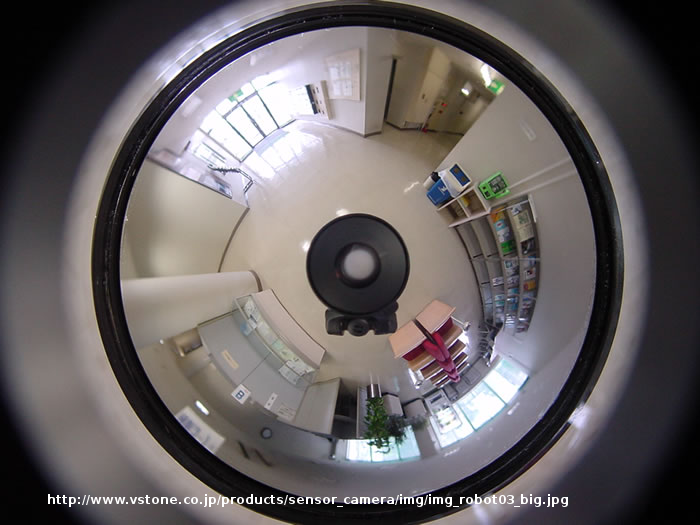
//> input picture bin/test.png, 700 x 525 px
$ ./main   (built with g++ and OpenCV 4)
//> lines starting //> are read from the running program, lines starting //| are printed output that depends on the picture; after the words box and inside, x2 and y2 are one past the last pixel; in counts of white or black regions, pixels touching at a corner belong together
### src/VstoneCameraUndistortion/FPSCounter.h
#pragma once

class FPSCounter
{
public:
	FPSCounter(void);
	virtual ~FPSCounter(void);

	void clear();
	void check();

protected:
	DWORD st_;
	int count_;

	float fps_;
	float t_;
	int check_count_;
};

### src/VstoneCameraUndistortion/VstoneCameraUndistortion.h
#pragma once

#define _USE_MATH_DEFINES
#include <math.h>
#include <opencv2/core/core.hpp>

class VstoneCameraUndistortionParam {
public:
	VstoneCameraUndistortionParam();
	virtual ~VstoneCameraUndistortionParam();

	void copyParams(VstoneCameraUndistortionParam &dst) const;

	cv::Size input_size() const;
	void input_size(const cv::Size &val);

	cv::Size output_size() const;
	void output_size(const cv::Size &val);

	cv::Point center() const;
	void center(const cv::Point &val);

	float r1() const;
	void r1(const float &val);

	float r2() const;
	void r2(const float &val);

	float offset_th() const;
	void offset_th(const float &val);

	cv::Point2f convert_polar_(const cv::Point &src) const;
	cv::Point2f convert_polar_(const int &x, const int &y) const;

protected:
	cv::Size input_size_;
	cv::Size output_size_;
	cv::Point center_;
	float r1_;
	float r2_;
	float offset_th_;
};

class VstoneCameraUndistortion : public VstoneCameraUndistortionParam
{
public:
	VstoneCameraUndistortion();
	~VstoneCameraUndistortion();

	bool undistortion(const cv::Mat &src, cv::Mat &dst);
	bool debug_draw(cv::Mat &canvas);
};

class VstoneCameraUndistortionPLB : public cv::ParallelLoopBody, public VstoneCameraUndistortionParam
{
public:
	VstoneCameraUndistortionPLB(const cv::Mat &src, cv::Mat &dst);
	void operator ()(const cv::Range& range) const;

private:
	const cv::Mat &src_;
	cv::Mat &dst_;
};

### src/VstoneCameraUndistortion/stdafx.h
#pragma once

#include <SDKDDKVer.h>
#define WIN32_LEAN_AND_MEAN
#include <Windows.h>

#include <stdio.h>
#include <stdlib.h>

// opencv
#include <opencv2/core/core.hpp>
#include <opencv2/imgproc/imgproc.hpp>
#include <opencv2/highgui/highgui.hpp>
#if _DEBUG
	#pragma comment(lib, "opencv_core248d.lib")
	#pragma comment(lib, "opencv_imgproc248d.lib")
	#pragma comment(lib, "opencv_highgui248d.lib")
#else
	#pragma comment(lib, "opencv_core248.lib")
	#pragma comment(lib, "opencv_imgproc248.lib")
	#pragma comment(lib, "opencv_highgui248.lib")
#endif

### src/VstoneCameraUndistortion/FPSCounter.cpp
#include "StdAfx.h"
#include "FPSCounter.h"

FPSCounter::FPSCounter()
{
	clear();
	check_count_ = 30;
}

FPSCounter::~FPSCounter()
{
}

void FPSCounter::clear()
{
	st_ = ::GetTickCount();
	count_ = 0;

	fps_ = 0.0f;
	t_ = 0.0f;
}

// [13 lines left out: function check, not called in this run]

### src/VstoneCameraUndistortion/VstoneCameraUndistortion.cpp
#include "StdAfx.h"
#include "VstoneCameraUndistortion.h"


VstoneCameraUndistortionParam::VstoneCameraUndistortionParam()
	: input_size_(640, 480), output_size_(720, 360),
	center_(320, 240), r1_(100.0f), r2_(200.0f), offset_th_(0.0f)
{

}

VstoneCameraUndistortionParam::~VstoneCameraUndistortionParam()
{

}

void VstoneCameraUndistortionParam::copyParams(VstoneCameraUndistortionParam &dst) const
{
	dst.input_size(input_size());
	dst.output_size(output_size());
	dst.center(center());
	dst.r1(r1());
	dst.r2(r2());
	dst.offset_th(offset_th());
}

cv::Point VstoneCameraUndistortionParam::center() const
{
	return center_;
}

void VstoneCameraUndistortionParam::center(const cv::Point &val)
{
	center_ = val;
}

cv::Size VstoneCameraUndistortionParam::input_size() const
{
	return input_size_;
}

void VstoneCameraUndistortionParam::input_size(const cv::Size &val)
{
	input_size_ = val;
}

cv::Size VstoneCameraUndistortionParam::output_size() const
{
	return output_size_;
}

void VstoneCameraUndistortionParam::output_size(const cv::Size &val)
{
	output_size_ = val;
}

float VstoneCameraUndistortionParam::r1() const
{
	return r1_;
}

void VstoneCameraUndistortionParam::r1(const float &val)
{
	if (val <= 0.0f) return;
	r1_ = val;
}

float VstoneCameraUndistortionParam::r2() const
{
	return r2_;
}

void VstoneCameraUndistortionParam::r2(const float &val)
{
	if (val <= 0.0f) return;
	r2_ = val;
}

float VstoneCameraUndistortionParam::offset_th() const
{
	return offset_th_;
}

void VstoneCameraUndistortionParam::offset_th(const float &val)
{
	offset_th_ = val;
}

cv::Point2f VstoneCameraUndistortionParam::convert_polar_(const cv::Point &src) const
{
	// normalized coordinate
	cv::Point2f n;
	n.x = src.x / (float)output_size_.width;  //[0.0, 1.0]
	n.y = src.y / (float)output_size_.height; //[0.0, 1.0]

	// polar coordinate
	float r_range = r2_ - r1_;
	float r =  r1_ + r_range * (1.0f - n.y);  // [r1_, r2_]
	float th = (2 * (float)M_PI) * (1.0f - n.x) + offset_th_;     // [0,M_PI]

	//
	cv::Point2f result;
	result.x =  r * sin(th) + center_.x;
	result.y =  r * cos(th) + center_.y;

	return result;
}

cv::Point2f VstoneCameraUndistortionParam::convert_polar_(const int &x, const int &y) const
{
	return convert_polar_(cv::Point(x, y));
}

VstoneCameraUndistortion::VstoneCameraUndistortion()
	: VstoneCameraUndistortionParam()
{
}

VstoneCameraUndistortion::~VstoneCameraUndistortion()
{

}

bool VstoneCameraUndistortion::undistortion(const cv::Mat &src, cv::Mat &dst)
{
	if (src.empty()) {
		printf("error : VstoneCameraUndistortion::undistortion() src image is null...\n");
		return false;
	}
	if (dst.empty()) {
		printf("error : VstoneCameraUndistortion::undistortion() dst image is null...\n");
		return false;
	}

	VstoneCameraUndistortionPLB body(src, dst);
	copyParams(body);
	cv::parallel_for_(cv::Range(0, dst.rows), body);

	return true;
}

bool VstoneCameraUndistortion::debug_draw(cv::Mat &canvas)
{
	if (canvas.empty()) {
		printf("error : VstoneCameraUndistortion::debug_draw() canvas image is null...\n");
		return false;
	}

	cv::circle(canvas, center_, 3, CV_RGB(0, 255, 0), CV_FILLED);
	cv::circle(canvas, center_, (int)r1_, CV_RGB(0, 255, 255), 2);
	cv::circle(canvas, center_, (int)r2_, CV_RGB(255, 255, 0), 2);

	cv::Point p1 = convert_polar_(0, 0);
	cv::Point p2 = convert_polar_(0, output_size_.height);
	cv::line(canvas, p1, p2, CV_RGB(0, 255, 0), 2);

	return true;
}

VstoneCameraUndistortionPLB::VstoneCameraUndistortionPLB(const cv::Mat &src, cv::Mat &dst)
	: ParallelLoopBody(), VstoneCameraUndistortionParam(), src_(src), dst_(dst)
{

}

void VstoneCameraUndistortionPLB::operator ()(const cv::Range& range) const
{
	cv::Mat patch;
	for (int y = range.start; y < range.end; ++y) {
		for (int x = 0; x < dst_.cols; ++x) {
			cv::Point2f src_p =convert_polar_ (x, y);
			cv::getRectSubPix(src_, cv::Size(1,1), src_p, patch);
			cv::Vec3b &color = patch.at<cv::Vec3b>(0,0);
			dst_.at<cv::Vec3b>(y, x) = color;
		}
	}
}

### src/VstoneCameraUndistortion/main.cpp
#include "stdafx.h"
#include "VstoneCameraUndistortion.h"
#include "FPSCounter.h"

// undistortion parameters...
int center_x  = 357;
int center_y  = 264;
int r1        = 52;
int r2        = 240;
int offset_th = 0;

int main(int argc, char* argv[])
{
	cv::Mat src, dst, canvas;
	VstoneCameraUndistortion vstone_camera;
	FPSCounter fps;

	// load source image
	src = cv::imread("test.png");
//> src is the input picture: 525 rows x 700 cols, CV_8UC3; mean B, G, R 95.9, 95, 100.4

	// create result image
	dst.create(cv::Size(960, 240), CV_8UC3);

	// set input & output image size
	vstone_camera.input_size(src.size());
	vstone_camera.output_size(dst.size());

	// setup gui
	cv::namedWindow("gui");
	cv::createTrackbar("center_x", "gui", &center_x, src.cols);
	cv::createTrackbar("center_y", "gui", &center_y, src.rows);
	cv::createTrackbar("r1", "gui", &r1, src.rows/2);
	cv::createTrackbar("r2", "gui", &r2, src.cols/2);
	cv::createTrackbar("offset_th", "gui", &offset_th, 360);

	while(true) {
		// set parameters
		vstone_camera.center(cv::Point(center_x, center_y));
		vstone_camera.r1((float)r1);
		vstone_camera.r2((float)r2);
		vstone_camera.offset_th(offset_th / 180.0f * (float)M_PI);

		// undistortion
		vstone_camera.undistortion(src, dst);
//> in convert_polar_, `n.x = src.x / (float)output_size_.width;`: n = Point(0, 0)
//> in convert_polar_, `float r =  r1_ + r_range * (1.0f - n.y);`: r = 240
//> in convert_polar_, `float th = (2 * (float)M_PI) * (1.0f - n.x) + offset_th_;`: th = 6.28
//> in convert_polar_, `result.x =  r * sin(th) + center_.x;`: result = Point(357, 0)
//> in convert_polar_, `result.y =  r * cos(th) + center_.y;`: result = Point(357, 504)
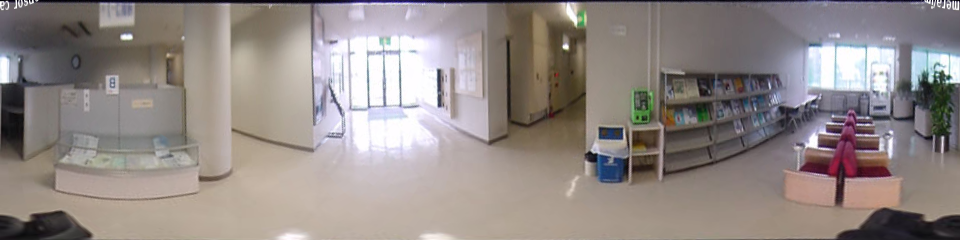
//> dst: 240 rows x 960 cols, CV_8UC3; mean B, G, R 134.4, 137.4, 146.2

		// for debug draw
		src.copyTo(canvas);
		vstone_camera.debug_draw(canvas);
//> in debug_draw, `cv::circle(canvas, center_, 3, CV_RGB(0, 255, 0), CV_FILLED);`: canvas: 525 rows x 700 cols, CV_8UC3; 29 pixels changed, all inside (x1, y1, x2, y2) = (354, 261, 361, 268)
//> in debug_draw, `cv::Point p2 = convert_polar_(0, output_size_.height);`: p2 = Point(357, 316)
//> in debug_draw, `cv::line(canvas, p1, p2, CV_RGB(0, 255, 0), 2);`:
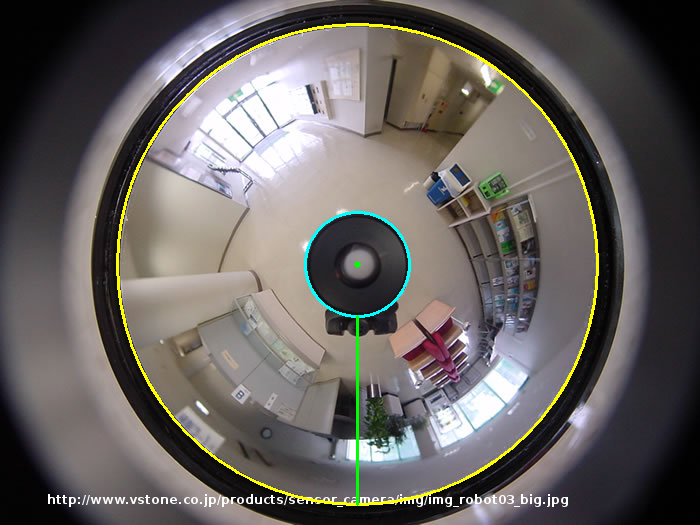
//> canvas: 525 rows x 700 cols, CV_8UC3; mean B, G, R 95.6, 98.3, 102.5

		cv::imshow("src", canvas);
		cv::imshow("dst", dst);

		int c = cv::waitKey(1);
//> the Esc key is pressed
		if (c == 27) break;

		fps.check();
	}
	cv::destroyAllWindows();

	return 0;
}
